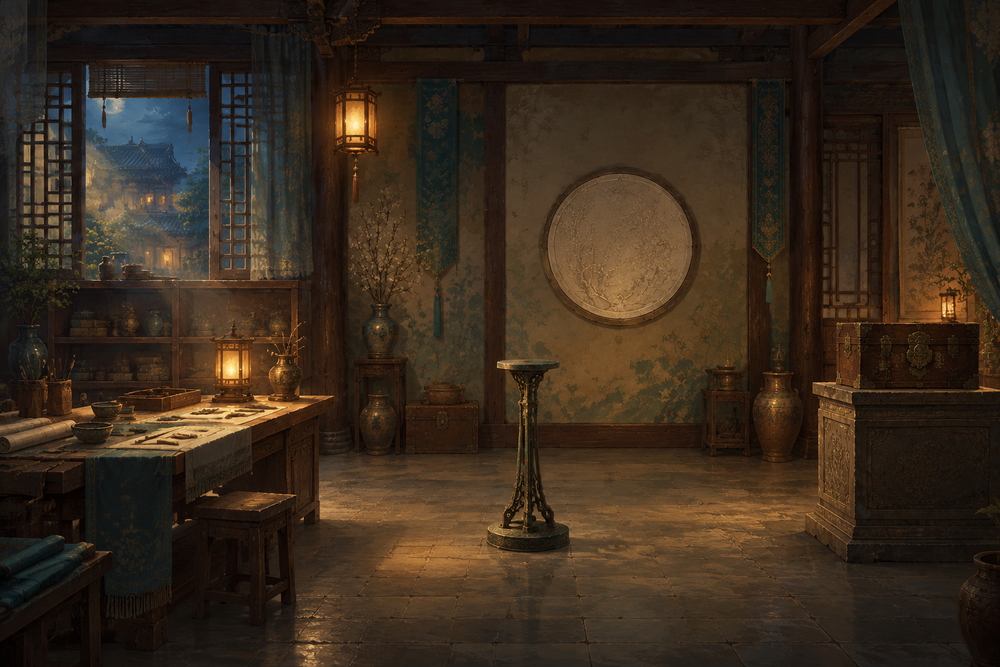
#> input picture assets/images/workshop.png, 1000 x 667 px, shrunk from 1536 x 1024 before the run; the run also reads 1 picture not shown here
$ python prepare_workshop_background.py
#> lines starting #> are read from the running program, lines starting #| are printed output that depends on the picture
"""Apply the local AI-painted empty pedestal beneath the opening chest."""
from pathlib import Path
from PIL import Image, ImageOps

ROOT = Path(__file__).resolve().parents[1]
art = ROOT / 'art/ch1_casket'
original = Image.open(ROOT / 'assets/images/workshop.png').convert('RGB')
#> original is the input picture: PIL image 1000x667 RGB; mean R, G, B 56.8, 42.7, 29
repair = Image.open(art / 'empty-pedestal-original.png').convert('RGB')
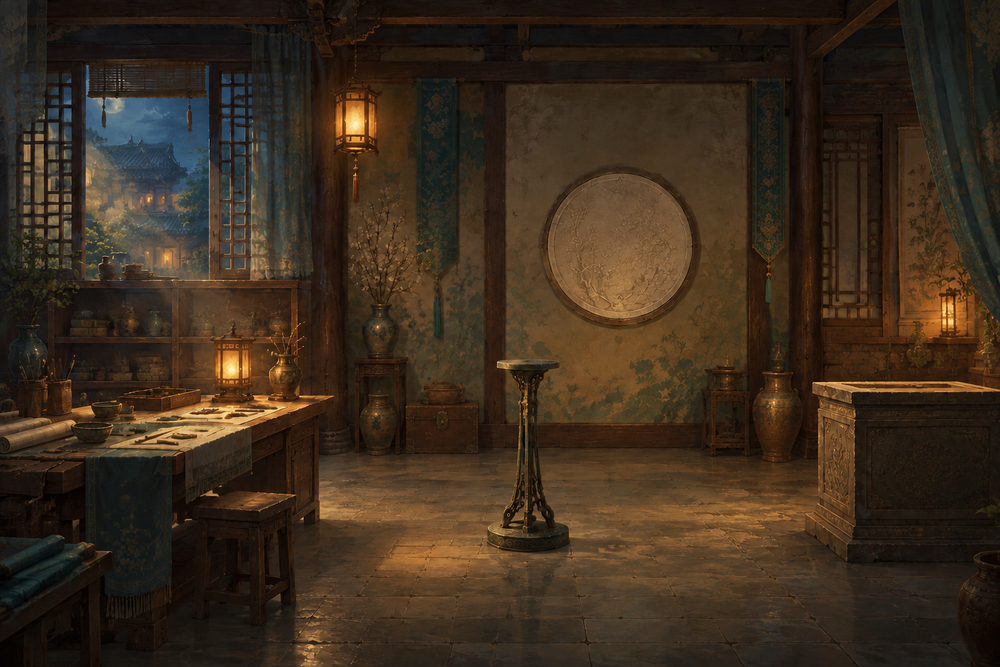
#> input picture art/ch1_casket/empty-pedestal-original.png, 1000 x 667 px, shrunk from 1536 x 1024 before the run
#> repair is the input picture: PIL image 1000x667 RGB; mean R, G, B 60.2, 44.8, 29.9
mask = ImageOps.invert(Image.open(art / 'empty-pedestal-mask.png').getchannel('A'))
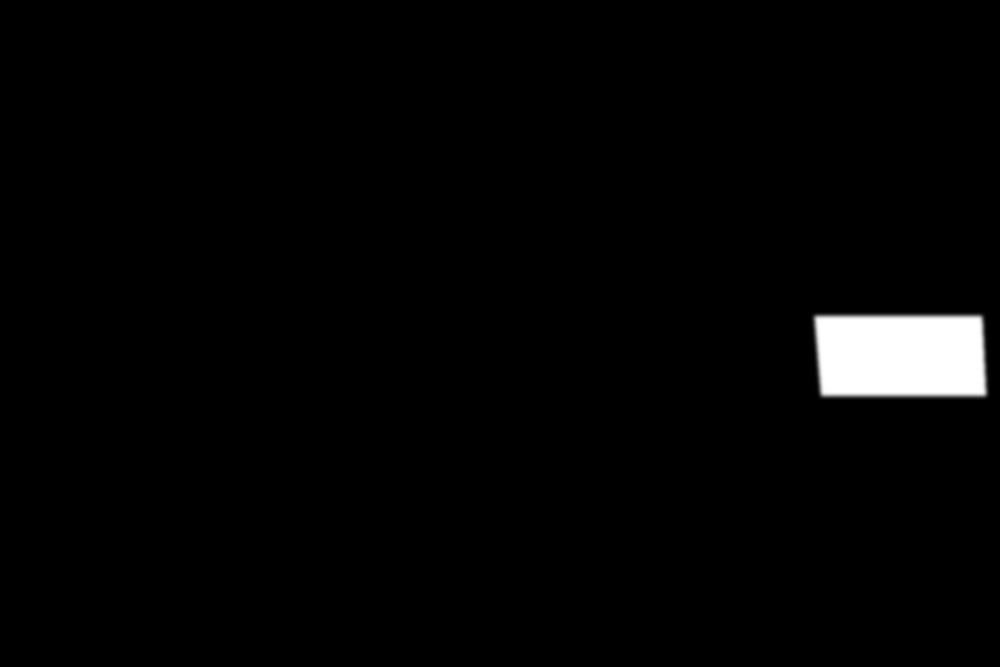
#> mask: PIL image 1000x667 L; min 0, max 255, mean 5.1
assert original.size == repair.size == mask.size
original.paste(repair, (0, 0), mask)
original.save(ROOT / 'assets/images/ch1_workshop/workshop-open-background.png', optimize=True)
print('Saved only the locally repaired chest region.')
